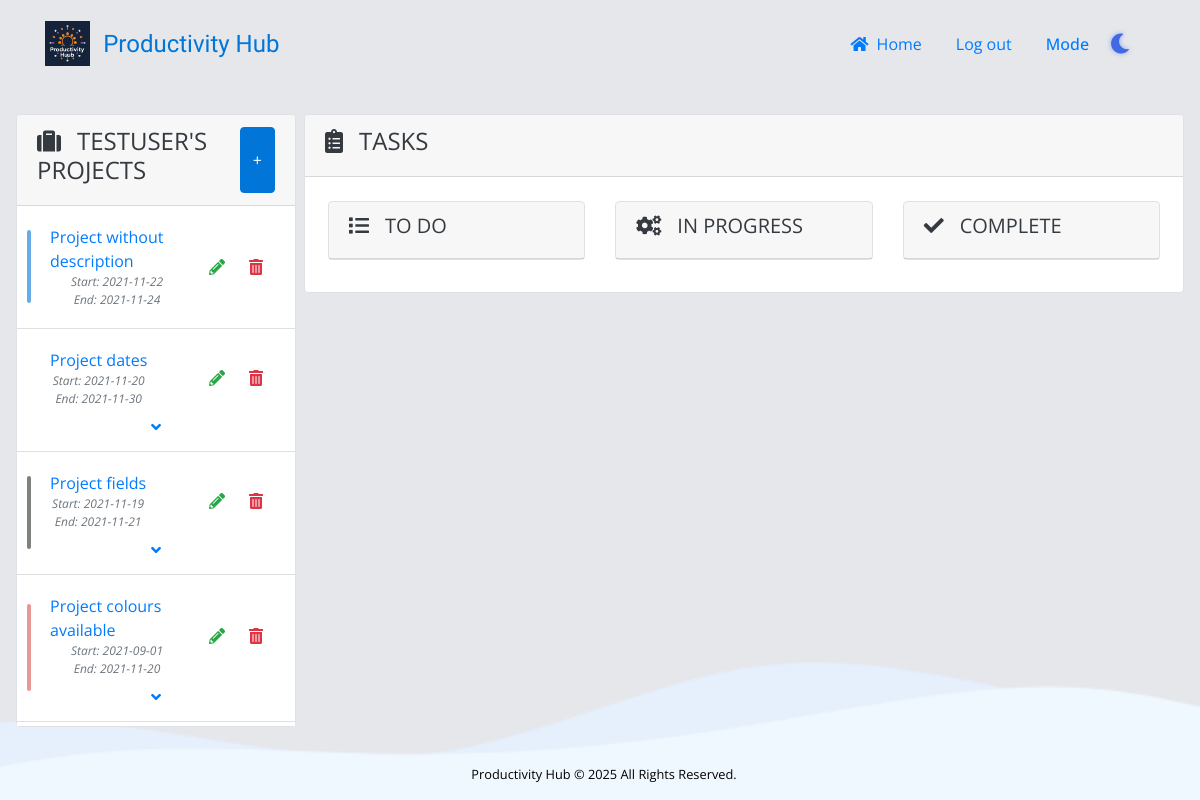
Screenshot of /projects (signed in) with the database file from the repository.
### tables this page shows
CREATE TABLE `projects` (
  `id_project` int(11) NOT NULL,
  `id_user` int(11) NOT NULL,
  `project_name` varchar(30) NOT NULL,
  `project_description` varchar(255) NOT NULL,
  `project_colour` varchar(7) NOT NULL,
  `start_date` date NOT NULL,
  `end_date` date NOT NULL
);

### app/Views/Project/ProjectsView.php (called while the page is built, shortened)
<?php
class ProjectsView
{
    private $viewData;
    public function __construct($data = [])
    {
        $this->viewData = $data;
    }
    public function render()
    {
        require_once __DIR__ . '/../page/projects.view.php';
        $projectsView = new \ProjectsView($this->viewData);
        return $projectsView->render();
    }
}

### app/Core/Router.php (called while the page is built, shortened)
<?php
class Router
{
    private $uri;
    private $routes = [];
    public function __construct()
    {
        $this->uri = parse_url($_SERVER['REQUEST_URI'], PHP_URL_PATH);
    }
    public function addRoute($path, $handler)
    {
        $this->routes[$path] = $handler;
        return $this;
    }
    public function dispatch()
    {
        if (isset($this->routes[$this->uri])) {
            $route = $this->routes[$this->uri];
            if (is_array($route) && count($route) === 2) {
                list($controller, $method) = $route;
                if (is_string($controller)) {
                    $controllerInstance = new $controller();
                } else {
                    $controllerInstance = $controller;
                }
                return $controllerInstance->$method();
            }
        }
        return $this->handleDefault();
    }
}

### index.php (called while the page is built, shortened)
<?php
$router = new Router();
$router->addRoutes([
    '/' => [IndexViewController::class, 'processRequest'],
    '/register' => [AuthController::class, 'register'],
    '/login' => [AuthController::class, 'login'],
    '/logout' => [AuthController::class, 'logout'],
    '/content' => [ContentController::class, 'index'],
    '/calendar' => [CalendarController::class, 'index'],
    '/calendar/create' => [CalendarController::class, 'create'],
    '/calendar/edit' => [CalendarController::class, 'edit'],
    '/projects' => [ProjectController::class, 'index'],
    '/project/create' => [ProjectController::class, 'create'],
    '/project/edit' => [ProjectController::class, 'edit'],
    '/task/create' => [TaskController::class, 'create'],
    '/task/edit' => [TaskController::class, 'edit'],
    '/task/right' => [TaskController::class, 'move'],
    '/task/left' => [TaskController::class, 'move'],
    '/today' => [TodayController::class, 'index'],
]);
$router->addRoute('/check-username', function() {
    require_once './app/Controllers/CheckUsernameController.php';
    $controller = new CheckUsernameController();
    $controller->handle();
});
$router->dispatch();

### app/Views/page/View.php (called while the page is built, shortened)
<?php
class View {
    protected $data;
    public function __construct($title = 'Productivity Hub', $isPublic = false, $data = []) {
        $this->data = $data;
    }
    protected function renderHead() {
        require_once __DIR__."/../parts/header.php";
        return ob_get_clean();
    }
    protected function getData($key, $default = null) {
        return isset($this->data[$key]) ? $this->data[$key] : $default;
    }
}
?>

### app/Models/Project.php (called while the page is built, shortened)
<?php
class Project
{
    private $db;
    public function __construct()
    {
        $this->db = Database::getInstance();
    }
    public function getAllByUser($userId)
    {
        try {
            $stmt = $this->db->prepare("SELECT * FROM projects WHERE id_user = ? ORDER BY id_project DESC");
            $stmt->execute([$userId]);
            return $stmt->fetchAll(PDO::FETCH_ASSOC);
        } catch (PDOException $e) {
            error_log("Error retrieving projects: " . $e->getMessage());
            return [];
        }
    }
}

### config/config.php (called while the page is built, shortened)
<?php
class Config {
    private static $instance = null;
    private $config = [];
    private function __construct() {
        $this->config = [
            'db' => [
                'host' => 'localhost',
                'dbname' => 'kanban',
                'user' => 'root',
                'pass' => ''
            ]
        ];
    }
    public static function getInstance() {
        if (self::$instance === null) {
            self::$instance = new self();
        }
        return self::$instance;
    }
    public function get($key, $default = null) {
        $keys = explode('.', $key);
        $value = $this->config;
        foreach ($keys as $k) {
            $value = $value[$k];
        }
        return $value;
    }
}
return Config::getInstance();

### app/Core/Database.php (called while the page is built, shortened)
<?php
class Database
{
    private static $instance = null;
    private function __construct()
    {
        $config = require __DIR__ . '/../../config/config.php';
        try {
            $options = [
                PDO::ATTR_PERSISTENT => true,
                PDO::ATTR_ERRMODE => PDO::ERRMODE_EXCEPTION,
                PDO::ATTR_DEFAULT_FETCH_MODE => PDO::FETCH_ASSOC,
                PDO::ATTR_EMULATE_PREPARES => false,
                PDO::ATTR_STRINGIFY_FETCHES => false
            ];
            $this->pdo = new PDO(
                'mysql:host=' . $config->get('db.host') .
                ';dbname=' . $config->get('db.dbname') .
                ';charset=utf8mb4',
                $config->get('db.user'),
                $config->get('db.pass'),
                $options
            );
        } catch (PDOException $e) {
            error_log('Database connection error: ' . $e->getMessage());
            die('Databázové pripojenie zlyhalo. Kontaktujte správcu systému.');
        }
    }
    public static function getInstance(): PDO
    {
        if (self::$instance === null) {
            self::$instance = new Database();
        }
        return self::$instance->pdo;
    }
}

### app/Core/Session.php (called while the page is built, shortened)
<?php
class Session
{
    public static function get($key)
    {
        return $_SESSION[$key] ?? null;
    }
}

### app/Views/page/projects.view.php (the view, shortened to what this page needs)
<?php
require_once('View.php');
class ProjectsView extends View {
    protected function renderHead() {
        $html = parent::renderHead();
        $html .= '<script src="/public/js/theme.js"></script>';
        $html .= '<script src="/public/js/form-validation.js"></script>';
        $html .= '<script src="/public/js/modal-handler.js"></script>';
        $html .= '<script src="/public/js/dynamic-theme.js"></script>';
        $html .= '<script src="/public/js/delete-task-handler.js"></script>';
        $html .= '<script src="/public/js/delete-project-handler.js"></script>';
        $html .= '<link href="/public/css/dynamic-theme.css" rel="stylesheet" />';
        $html .= '<link href="/public/css/theme-icons.css" rel="stylesheet" />';
        $html .= '<link href="/public/css/modal-colors.css" rel="stylesheet" />';
        $html .= '<link href="https://cdnjs.cloudflare.com/ajax/libs/bootstrap-datepicker/1.9.0/css/bootstrap-datepicker.standalone.min.css" rel="stylesheet" type="text/css" />';
        return $html;
    }
    protected function renderProjectsList() {
        $projects = $this->getData('projects', []);
        $html = '<div class="col-3 p-0 pl-3 pr-1">';
        $html .= '<div class="card-hover-shadow-2x mb-3 card text-dark">';
        $html .= '<div class="card-header-tab card-header d-flex flex-nowrap justify-content-between">';
        $html .= '<h4 class="card-header-title font-weight-normal"><i class="fa fa-suitcase mr-3"></i>' . strtoupper($_SESSION['user']) . '\'S PROJECTS</h4>';
        $html .= '<button type="button" class="btn btn-primary" data-toggle="modal" data-target="#new-project-modal">+</button>';
        $html .= '</div>';
        $html .= '<div class="scroll-area">';
        $html .= '<perfect-scrollbar class="ps-show-limits">';
        $html .= '<div style="position: static;" class="ps ps--active-y">';
        $html .= '<div class="ps-content">';
        $html .= '<ul class="list-group list-group-flush">';
        if (!empty($projects)) {
            $i = 1;
            foreach ($projects as $p) {
                $html .= '<li class="accordion list-group-item pe-auto" id="project-p-' . $i . '">';
                $html .= '<div class="todo-indicator" style="background-color:' . $p['project_colour'] . ';"></div>';
                $html .= '<div class="widget-content p-0">';
                $html .= '<div class="widget-content-wrapper">';
                $html .= '<form name="id_project_task" action="/projects" method="GET" role="form">';
                $html .= '<input hidden name="idProject" value=' . $p['id_project'] . '>';
                $html .= '<button class="btn" type="submit">';
                $html .= '<div class="widget-content-left">';
                $html .= '<div class="text-left widget-heading text-primary">' . $p['project_name'] . '</div>';
                $html .= '<div class="widget-subheading text-muted"><i>Start: ' . $p['start_date'] . '</i></div>';
                $html .= '<div class="widget-subheading text-muted"><i>End: ' . $p['end_date'] . '</i></div>';
                $html .= '</div>';
                $html .= '</button>';
                $html .= '</form>';
                $html .= '<div class="widget-content-right ml-auto d-flex flex-nowrap">';
                $html .= '<button type="button" class="border-0 btn-transition btn btn-outline-success" data-toggle="modal" data-target="#project-edit-' . $i . '">';
                $html .= '<i class="fas fa-pencil-alt"></i></button>';
                require_once __DIR__ . '/../../Controllers/ProjectEditModalController.php';
                $html .= ob_get_clean();
                $html .= '<button type="button" class="border-0 btn-transition btn btn-outline-danger" data-toggle="modal" data-target="#project-delete-' . $i . '">';
                $html .= '<i class="fas fa-trash-alt"></i></button>';
                require_once __DIR__ . '/../../Controllers/ProjectDeleteModalController.php';
                $html .= ob_get_clean();
                $html .= '</div>';
                $html .= '</div>';
                if ($p['project_description'] !== '') {
                    $html .= '<a class="d-flex justify-content-center nav-link text-primary p-0" data-toggle="collapse" data-target="#collapse-p-' . $i . '" aria-expanded="true">';
                    $html .= '<span class="accicon"><i class="fa fa-angle-down rotate-icon pl-2 pr-2"></i></span>';
                    $html .= '<div id="collapse-p-' . $i . '" class="collapse" data-parent="#project-p-' . $i . '">';
                    $html .= '<p class="font-small text-dark pt-1">' . $p['project_description'] . '</p>';
                    $html .= '</div>';
                    $html .= '</a>';
                }
                $html .= '</div>';
                $html .= '</li>';
                $i++;
            }
        }
        $html .= '</ul>';
        $html .= '</div>';
        $html .= '</div>';
        $html .= '</perfect-scrollbar>';
        $html .= '</div>';
        $html .= '</div>';
        $html .= '</div>';
        return $html;
    }
    protected function renderTaskColumn($tasks, $status, $title, $icon, $statusCode, $allowLeft = true, $allowRight = true) {
        $html = '<div class="col-4">';
        $html .= '<div class="card-hover-shadow-2x mb-3 card text-dark">';
        $html .= '<div class="card-header-tab card-header">';
        $html .= '<h5 class="card-header-title font-weight-normal"><i class="' . $icon . ' mr-3"></i>' . $title . '</h5>';
        $html .= '</div>';
        $html .= '<div class="scroll-area-sm">';
        $html .= '<perfect-scrollbar class="ps-show-limits">';
        $html .= '<div style="position: static;" class="ps ps--active-y">';
        $html .= '<div class="ps-content">';
        $html .= '<ul class="list-group list-group-flush">';
        $html .= '</ul>';
        $html .= '</div>';
        $html .= '</div>';
        $html .= '</perfect-scrollbar>';
        $html .= '</div>';
        $html .= '</div>';
        $html .= '</div>';
        return $html;
    }
    protected function renderTasksList() {
        $showTasks = $this->getData('show_tasks', []);
        $html = '<div class="col-9 p-0 pr-3 pl-1">';
        $html .= '<div class="card-hover-shadow-2x mb-3 card text-dark">';
        $html .= '<div class="card-header-tab card-header d-flex justify-content-between">';
        $html .= '<h4 class="card-header-title font-weight-normal"><i class="fas fa-clipboard-list pr-3"></i>TASKS</h4>';
        $html .= '</div>';
        $html .= '<div class="scroll-area">';
        $html .= '<perfect-scrollbar class="ps-show-limits">';
        $html .= '<div style="position: static;" class="ps ps--active-y">';
        $html .= '<div class="ps-content">';
        $html .= '<div class="row m-2 mt-4">';
        $html .= $this->renderTaskColumn($showTasks, 'todo', 'TO DO', 'fas fa-list', 1, false, true);
        $html .= $this->renderTaskColumn($showTasks, 'ip', 'IN PROGRESS', 'fas fa-cogs', 2, true, true);
        $html .= $this->renderTaskColumn($showTasks, 'c', 'COMPLETE', 'fas fa-check', 3, true, false);
        $html .= '</div>';
        $html .= '</div>';
        $html .= '</div>';
        $html .= '</perfect-scrollbar>';
        $html .= '</div>';
        $html .= '</div>';
        $html .= '</div>';
        return $html;
    }
    protected function renderAdditionalScripts() {
        $html = parent::renderScripts();
        $html .= '<script src="https://cdnjs.cloudflare.com/ajax/libs/bootstrap-datepicker/1.9.0/js/bootstrap-datepicker.min.js"></script>';
        $html .= '<script src="https://cdn.jsdelivr.net/npm/sweetalert2@9"></script>';
        $html .= '<script src="/public/js/datepicker-init.js"></script>';
        return $html;
    }
    protected function renderAlerts() {
        $html = '';
        return $html;
    }
    protected function renderContent() {
        include_once __DIR__.'/../parts/navbar.php';
        require_once __DIR__ . '/../../Controllers/ProjectAddModalController.php';
        $modalContent = ob_get_clean();
        $html .= $this->renderAlerts();
        $html .= '<div class="row d-flex m-0 p-0 mt-4">';
        $html .= $this->renderProjectsList();
        $html .= $this->renderTasksList();
        $html .= '</div>';
        require __DIR__ . '/../parts/footer.php';
        $html .= ob_get_clean();
        $html .= $modalContent;
        return $html;
    }
    public function render() {
        $html = '<!DOCTYPE html>';
        $html .= '<html lang="en">';
        $html .= '<head>';
        $html .= $this->renderHead();
        $html .= '</head>';
        $html .= '<body class="bg">';
        $html .= $this->renderContent();
        $html .= $this->renderAdditionalScripts();
        $html .= '</body>';
        $html .= '</html>';
        return $html;
    }
}

### rows the page displays
projects: project_name "Project without description", start_date "2021-11-22", end_date "2021-11-24"
projects: project_name "Project dates", start_date "2021-11-20", end_date "2021-11-30"
projects: project_name "Project fields", start_date "2021-11-19", end_date "2021-11-21"
projects: project_name "Project colours available", start_date "2021-09-01", end_date "2021-11-20"

### other values shown
$_SESSION['user'] "TESTUSER"
$title "TO DO IN PROGRESS COMPLETE"
$this->copyrightText "Productivity Hub"
$this->year "2025"
